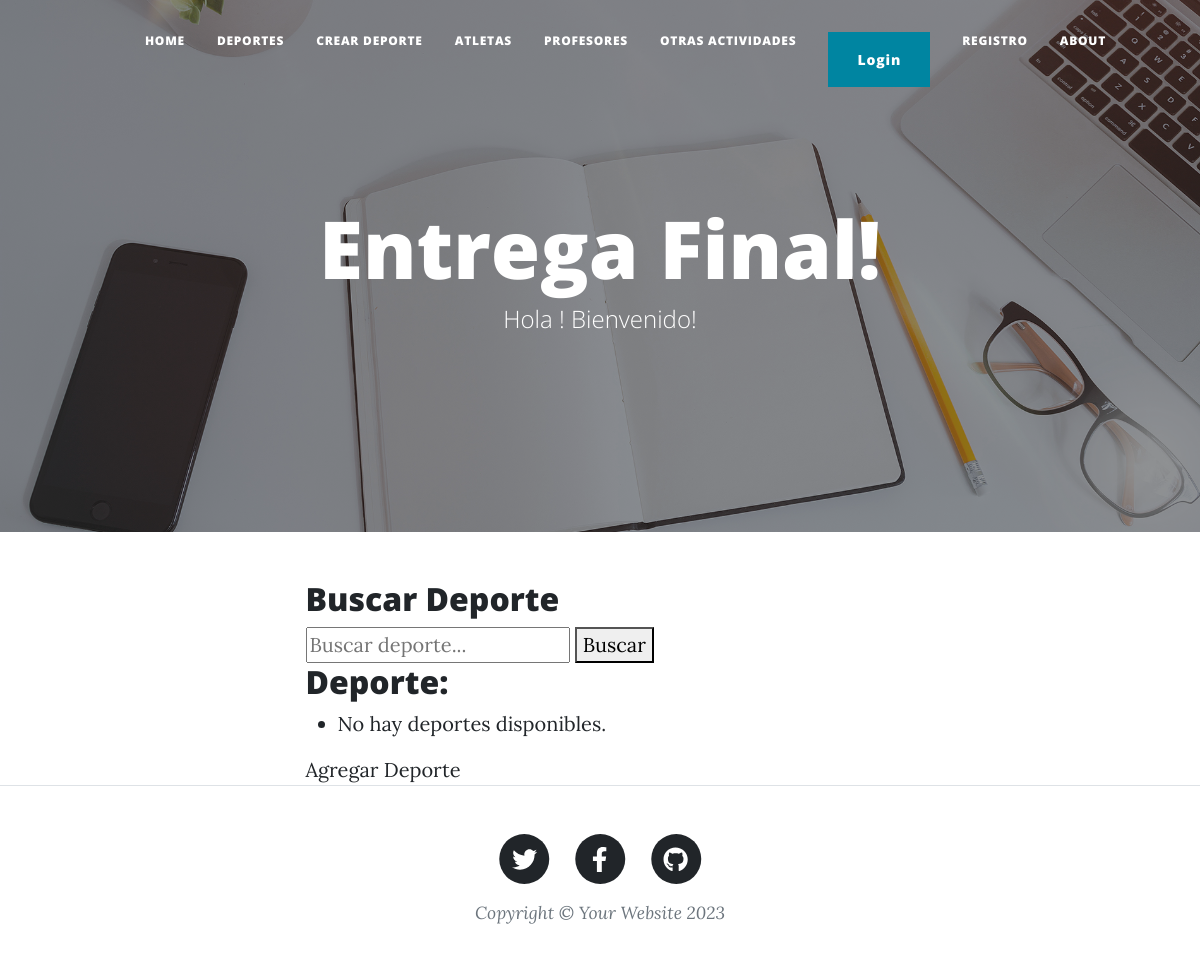
Page /deportes/ on the earlier database version.
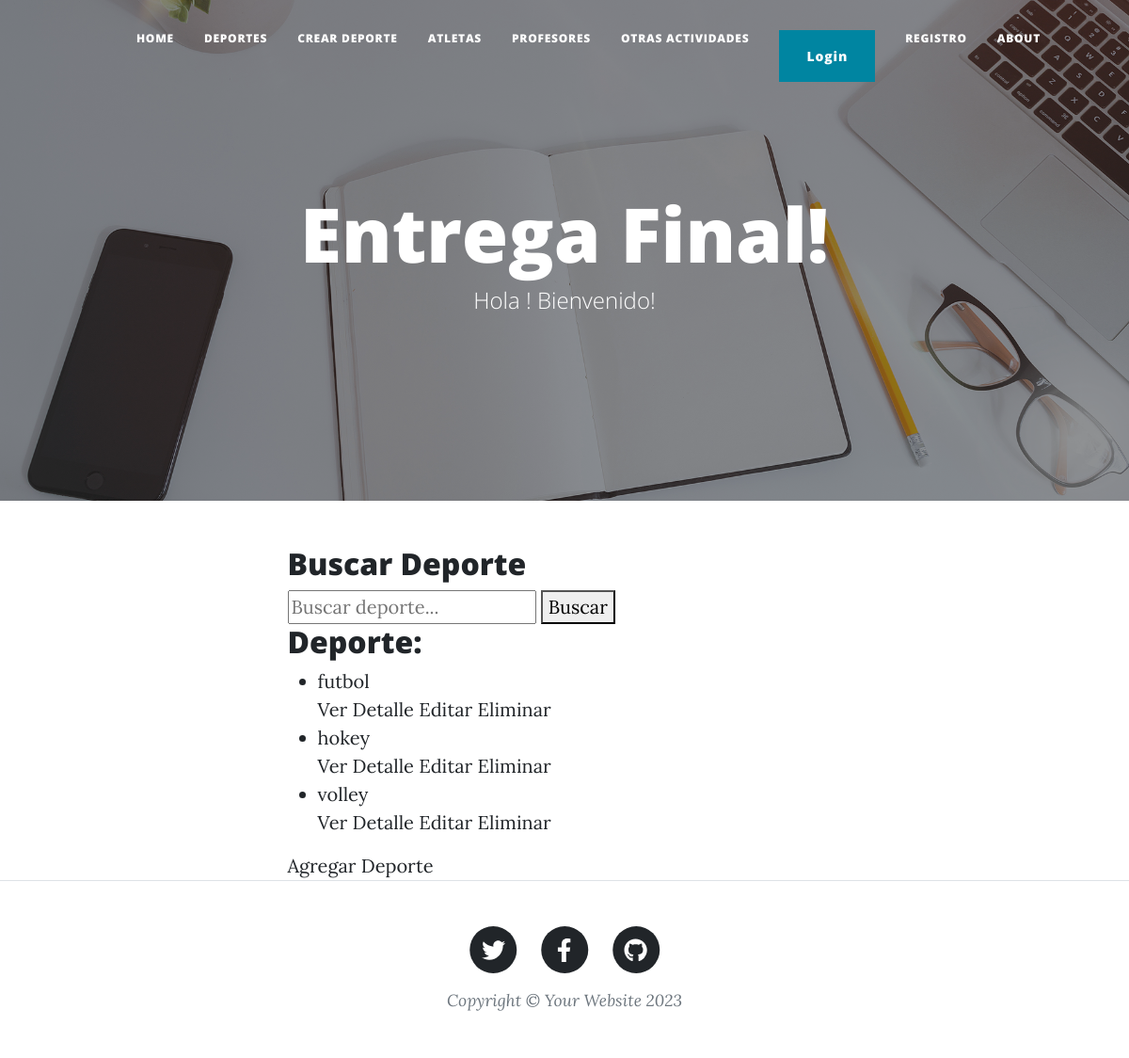
Same page on the later database version.
### mi_primer_app/models.py (models this page shows, shortened)
class Deporte(models.Model):
    nombre = models.CharField(max_length=100)
    profesor = models.CharField(max_length=100)
    dias = models.CharField(max_length=100)
    horarios = models.CharField(max_length=20)

### mi_primer_app/views.py (the view)
# urls.py: path('deportes/', deportes, name='deportes'),
def deportes(request):
    deportes = Deporte.objects.all()
    return render(request, 'mi_primer_app/deportes.html', {'deportes': deportes})

### mi_primer_app/templates/mi_primer_app/deportes.html (shortened to what this page needs)
{% extends "padre.html" %}
{% block content %}
<h2>Buscar Deporte</h2>
<form method="GET" action="{% url 'buscar-deportes' %}">
    <input type="text" name="nombre" placeholder="Buscar deporte..." value="{{ nombre }}">
    <button type="submit">Buscar</button>
</form>
<h2>Deporte: </h2>
<ul>
    {% for deporte in deportes %}
        <li>{{ deporte.nombre }}</li>
        <a href="{% url 'detalle-deporte' deporte.pk %}">Ver Detalle</a>
        <a href="{% url 'editar-deporte' deporte.pk %}">Editar</a>
        <a href="{% url 'eliminar-deporte' deporte.pk %}">Eliminar</a>
    {% empty %}
        <li>No hay deportes disponibles.</li>
    {% endfor %}
</ul>
<a href="{% url 'crear-deporte' %}">Agregar Deporte</a>
{% endblock %}

Differences in the rows shown:
added Deporte: nombre "futbol"
added Deporte: nombre "hokey"
added Deporte: nombre "volley"
Other differences:
text no longer shown: "No hay deportes disponibles."
